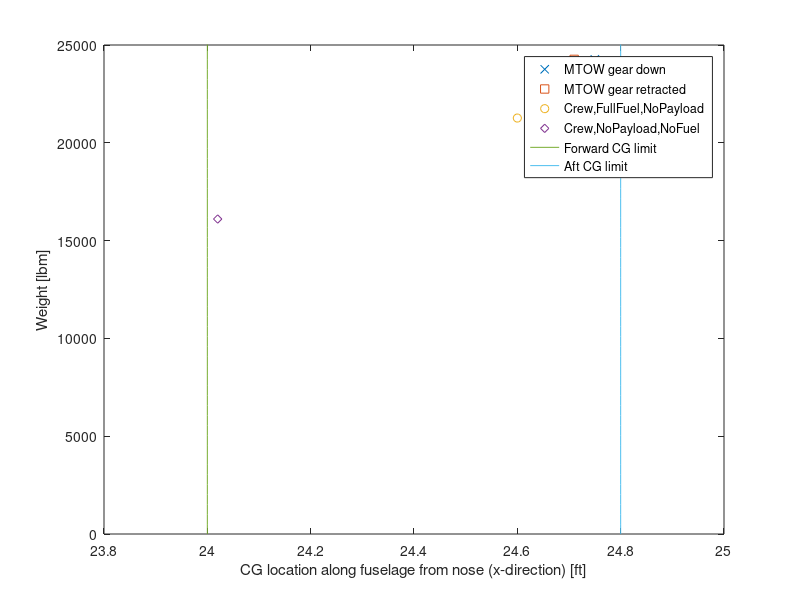

The MATLAB source for this figure:
clc; clear;

MTOW = 24266;
MTOWcg = 24.75;
plot(MTOWcg,MTOW,'x')
hold on

MTOWcgret = 24.71;
plot(MTOWcgret,MTOW,'s')
hold on

NoPayload = 21266;
NPcg       = 24.6;
plot(NPcg,NoPayload,'o')
hold on

NoPayNoFuel = 16103;
NPNFcg      = 24.02;
plot(NPNFcg,NoPayNoFuel,'d')

y = linspace(0,50000,100);
x1(1:100) = 24;
x2(1:100) = 24.8;
plot(x1,y)
hold on
plot(x2,y)
xlim([23.8,25])
ylim([0,25000])
xlabel('CG location along fuselage from nose (x-direction) [ft]')
ylabel('Weight [lbm]')
legend('MTOW gear down','MTOW gear retracted','Crew,FullFuel,NoPayload','Crew,NoPayload,NoFuel','Forward CG limit','Aft CG limit')
